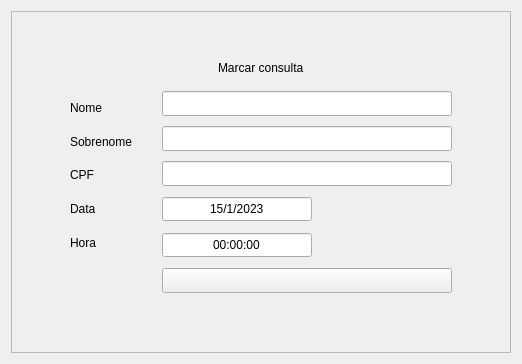
                     <widget class="QWidget" name="queriesPage">
                      <layout class="QHBoxLayout" name="horizontalLayout_9">
                       <item>
                        <widget class="QFrame" name="appointmentNew">
                         <property name="maximumSize">
                          <size>
                           <width>500</width>
                           <height>500</height>
                          </size>
                         </property>
                         <property name="frameShape">
                          <enum>QFrame::StyledPanel</enum>
                         </property>
                         <property name="frameShadow">
                          <enum>QFrame::Raised</enum>
                         </property>
                         <layout class="QVBoxLayout" name="verticalLayout_17">
                          <item>
                           <spacer name="verticalSpacer_5">
                            <property name="orientation">
                             <enum>Qt::Vertical</enum>
                            </property>
                            <property name="sizeHint" stdset="0">
                             <size>
                              <width>20</width>
                              <height>40</height>
                             </size>
                            </property>
                           </spacer>
                          </item>
                          <item>
                           <layout class="QVBoxLayout" name="verticalLayout_16">
                            <item alignment="Qt::AlignHCenter">
                             <widget class="QLabel" name="appointmentTitle">
                              <property name="text">
                               <string>Marcar consulta</string>
                              </property>
                             </widget>
                            </item>
                            <item>
                             <layout class="QHBoxLayout" name="horizontalLayout_11">
                              <property name="spacing">
                               <number>30</number>
                              </property>
                              <property name="leftMargin">
                               <number>10</number>
                              </property>
                              <property name="topMargin">
                               <number>10</number>
                              </property>
                              <property name="rightMargin">
                               <number>10</number>
                              </property>
                              <property name="bottomMargin">
                               <number>10</number>
                              </property>
                              <item>
                               <spacer name="horizontalSpacer_10">
                                <property name="orientation">
                                 <enum>Qt::Horizontal</enum>
                                </property>
                                <property name="sizeHint" stdset="0">
                                 <size>
                                  <width>40</width>
                                  <height>20</height>
                                 </size>
                                </property>
                               </spacer>
                              </item>
                              <item>
                               <layout class="QVBoxLayout" name="verticalLayout_12">
                                <property name="spacing">
                                 <number>0</number>
                                </property>
                                <item>
                                 <widget class="QLabel" name="appointmentLabelName">
                                  <property name="text">
                                   <string>Nome</string>
                                  </property>
                                 </widget>
                                </item>
                                <item>
                                 <widget class="QLabel" name="appointmentLabelSurname">
                                  <property name="text">
                                   <string>Sobrenome</string>
                                  </property>
                                 </widget>
                                </item>
                                <item>
                                 <widget class="QLabel" name="appointmentLabelCPF">
                                  <property name="text">
                                   <string>CPF</string>
                                  </property>
                                 </widget>
                                </item>
                                <item>
                                 <widget class="QLabel" name="appointmenLabelDate">
                                  <property name="text">
                                   <string>Data</string>
                                  </property>
                                 </widget>
                                </item>
                                <item>
                                 <widget class="QLabel" name="appointmentLabelHour">
                                  <property name="text">
                                   <string>Hora</string>
                                  </property>
                                 </widget>
                                </item>
                                <item>
                                 <widget class="QLabel" name="labelGrip">
                                  <property name="text">
                                   <string/>
                                  </property>
                                 </widget>
                                </item>
                               </layout>
                              </item>
                              <item>
                               <layout class="QVBoxLayout" name="verticalLayout_4">
                                <property name="spacing">
                                 <number>10</number>
                                </property>
                                <property name="leftMargin">
                                 <number>0</number>
                                </property>
                                <property name="rightMargin">
                                 <number>0</number>
                                </property>
                                <item>
                                 <widget class="QLineEdit" name="appointmentName">
                                  <property name="minimumSize">
                                   <size>
                                    <width>290</width>
                                    <height>25</height>
                                   </size>
                                  </property>
                                  <property name="maximumSize">
                                   <size>
                                    <width>290</width>
                                    <height>16777215</height>
                                   </size>
                                  </property>
                                 </widget>
                                </item>
                                <item>
                                 <widget class="QLineEdit" name="appointmentSurname">
                                  <property name="minimumSize">
                                   <size>
                                    <width>290</width>
                                    <height>25</height>
                                   </size>
                                  </property>
                                  <property name="maximumSize">
                                   <size>
                                    <width>290</width>
                                    <height>16777215</height>
                                   </size>
                                  </property>
                                 </widget>
                                </item>
                                <item>
                                 <widget class="QLineEdit" name="lineEdit">
                                  <property name="minimumSize">
                                   <size>
                                    <width>290</width>
                                    <height>25</height>
                                   </size>
                                  </property>
                                  <property name="maximumSize">
                                   <size>
                                    <width>290</width>
                                    <height>16777215</height>
                                   </size>
                                  </property>
                                  <property name="inputMethodHints">
                                   <set>Qt::ImhNone</set>
                                  </property>
                                 </widget>
                                </item>
                                <item alignment="Qt::AlignLeft">
                                 <widget class="QDateEdit" name="appointmentDate">
                                  <property name="minimumSize">
                                   <size>
                                    <width>150</width>
                                    <height>26</height>
                                   </size>
                                  </property>
                                  <property name="maximumSize">
                                   <size>
                                    <width>150</width>
                                    <height>16777215</height>
                                   </size>
                                  </property>
                                  <property name="alignment">
                                   <set>Qt::AlignCenter</set>
                                  </property>
                                  <property name="buttonSymbols">
                                   <enum>QAbstractSpinBox::NoButtons</enum>
                                  </property>
                                  <property name="dateTime">
                                   <datetime>
                                    <hour>0</hour>
                                    <minute>0</minute>
                                    <second>0</second>
                                    <year>2023</year>
                                    <month>1</month>
                                    <day>15</day>
                                   </datetime>
                                  </property>
                                  <property name="displayFormat">
                                   <string>d/M/yyyy</string>
                                  </property>
                                  <property name="date">
                                   <date>
                                    <year>2023</year>
                                    <month>1</month>
                                    <day>15</day>
                                   </date>
                                  </property>
                                 </widget>
                                </item>
                                <item alignment="Qt::AlignLeft">
                                 <widget class="QTimeEdit" name="appointmentHour">
                                  <property name="minimumSize">
                                   <size>
                                    <width>150</width>
                                    <height>26</height>
                                   </size>
                                  </property>
                                  <property name="maximumSize">
                                   <size>
                                    <width>150</width>
                                    <height>25</height>
                                   </size>
                                  </property>
                                  <property name="autoFillBackground">
                                   <bool>false</bool>
                                  </property>
                                  <property name="alignment">
                                   <set>Qt::AlignCenter</set>
                                  </property>
                                  <property name="buttonSymbols">
                                   <enum>QAbstractSpinBox::NoButtons</enum>
                                  </property>
                                 </widget>
                                </item>
                                <item>
                                 <widget class="QPushButton" name="appointmentConfirmBtn">
                                  <property name="minimumSize">
                                   <size>
                                    <width>290</width>
                                    <height>25</height>
                                   </size>
                                  </property>
                                  <property name="maximumSize">
                                   <size>
                                    <width>290</width>
                                    <height>25</height>
                                   </size>
                                  </property>
                                  <property name="styleSheet">
                                   <string notr="true">image: url(:/icons/images/icons/cil-check.png);</string>
                                  </property>
                                  <property name="text">
                                   <string/>
                                  </property>
                                 </widget>
                                </item>
                               </layout>
                              </item>
                              <item>
                               <spacer name="horizontalSpacer_9">
                                <property name="orientation">
                                 <enum>Qt::Horizontal</enum>
                                </property>
                                <property name="sizeHint" stdset="0">
                                 <size>
                                  <width>40</width>
                                  <height>20</height>
                                 </size>
                                </property>
                               </spacer>
                              </item>
                             </layout>
                            </item>
                           </layout>
                          </item>
                          <item>
                           <spacer name="verticalSpacer_4">
                            <property name="orientation">
                             <enum>Qt::Vertical</enum>
                            </property>
                            <property name="sizeHint" stdset="0">
                             <size>
                              <width>20</width>
                              <height>40</height>
                             </size>
                            </property>
                           </spacer>
                          </item>
                         </layout>
                        </widget>
                       </item>
                      </layout>
                     </widget>
